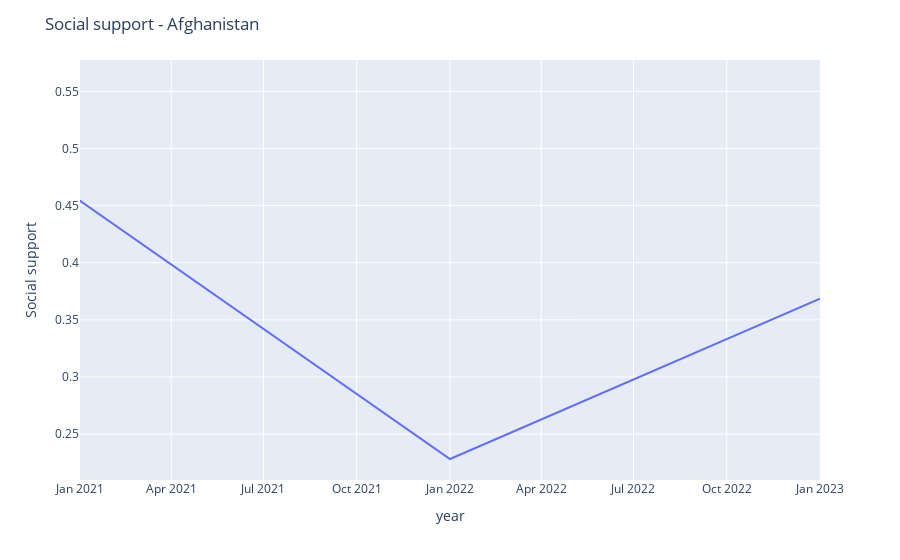

Here is the notebook cell this chart was saved with:
### Code cell
for country in ['Afghanistan', 'Finland', 'Kuwait', 'Yemen', 'Comoros', 'Sri Lanka']:
    fig = px.line(df[df['Country name']==country], x='year', y='Social support')
    fig.update_layout(xaxis_range=['2021','2023'], title_text='Social support - '+ country)
    fig.show()

### Figure 1 — Plotly figure (JSON) as saved in the notebook; plotly's stock layout.template omitted (floating-point values rounded to 4 significant figures)
{"data": [{"hovertemplate": "year=%{x}<br>Social support=%{y}<extra></extra>", "legendgroup": "", "line": {"color": "#636efa", "dash": "solid"}, "marker": {"symbol": "circle"}, "mode": "lines", "name": "", "orientation": "v", "showlegend": false, "type": "scatter", "x": ["2008-01-01T00:00:00", "2009-01-01T00:00:00", "2010-01-01T00:00:00", "2011-01-01T00:00:00", "2012-01-01T00:00:00", "2013-01-01T00:00:00", "2014-01-01T00:00:00", "2015-01-01T00:00:00", "2016-01-01T00:00:00", "2017-01-01T00:00:00", "2018-01-01T00:00:00", "2019-01-01T00:00:00", "2021-01-01T00:00:00", "2022-01-01T00:00:00", "2023-01-01T00:00:00"], "xaxis": "x", "y": [0.4507, 0.5523, 0.5391, 0.5211, 0.5206, 0.4836, 0.5256, 0.5286, 0.5591, 0.4909, 0.5075, 0.42, 0.4542, 0.2282, 0.3685], "yaxis": "y"}], "layout": {"legend": {"tracegroupgap": 0}, "margin": {"t": 60}, "title": {"text": "Social support - Afghanistan"}, "xaxis": {"anchor": "y", "domain": [0, 1], "range": ["2021", "2023"], "title": {"text": "year"}}, "yaxis": {"anchor": "x", "domain": [0, 1], "title": {"text": "Social support"}}}}
